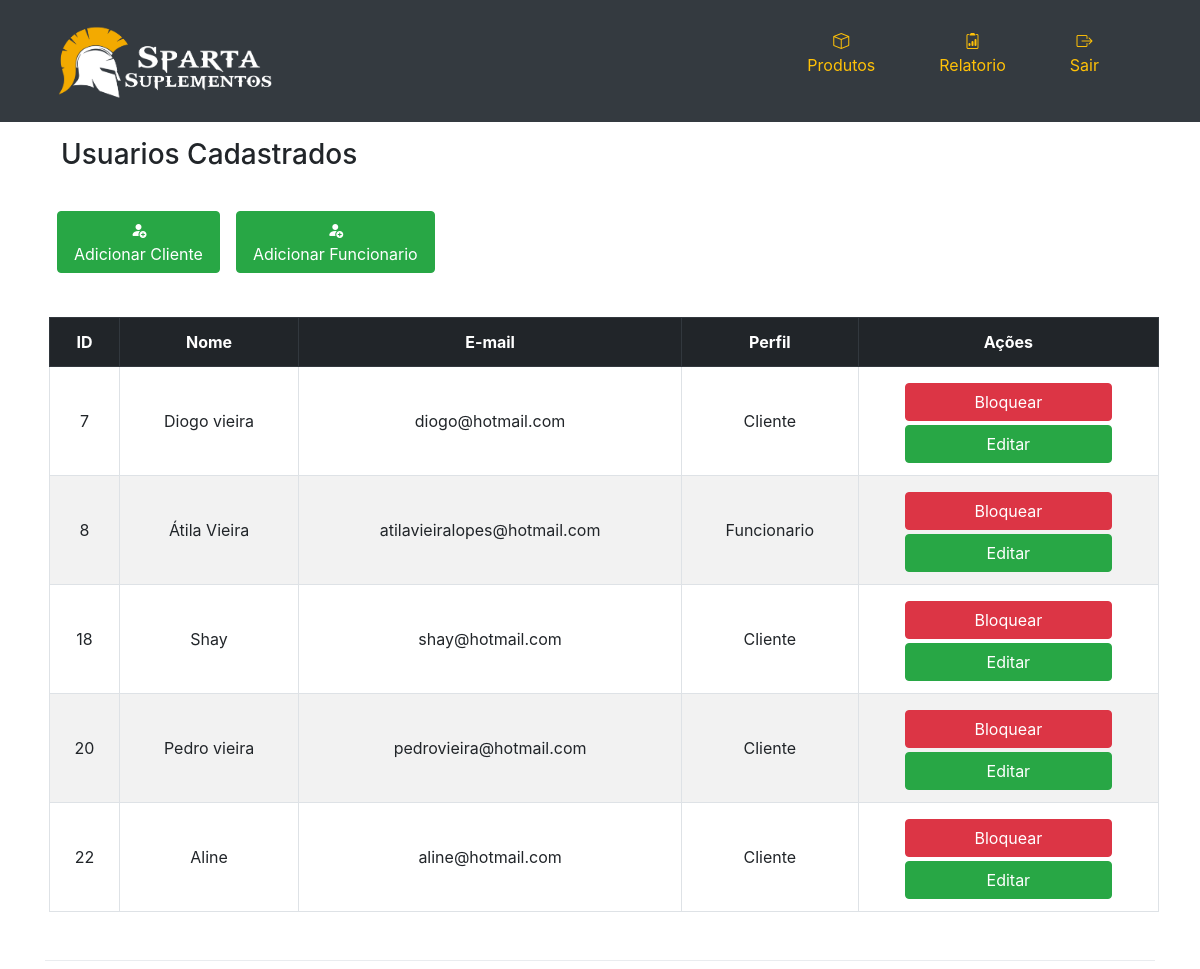
Page /adm/usuario_adm/usuarios.php on the earlier database version.
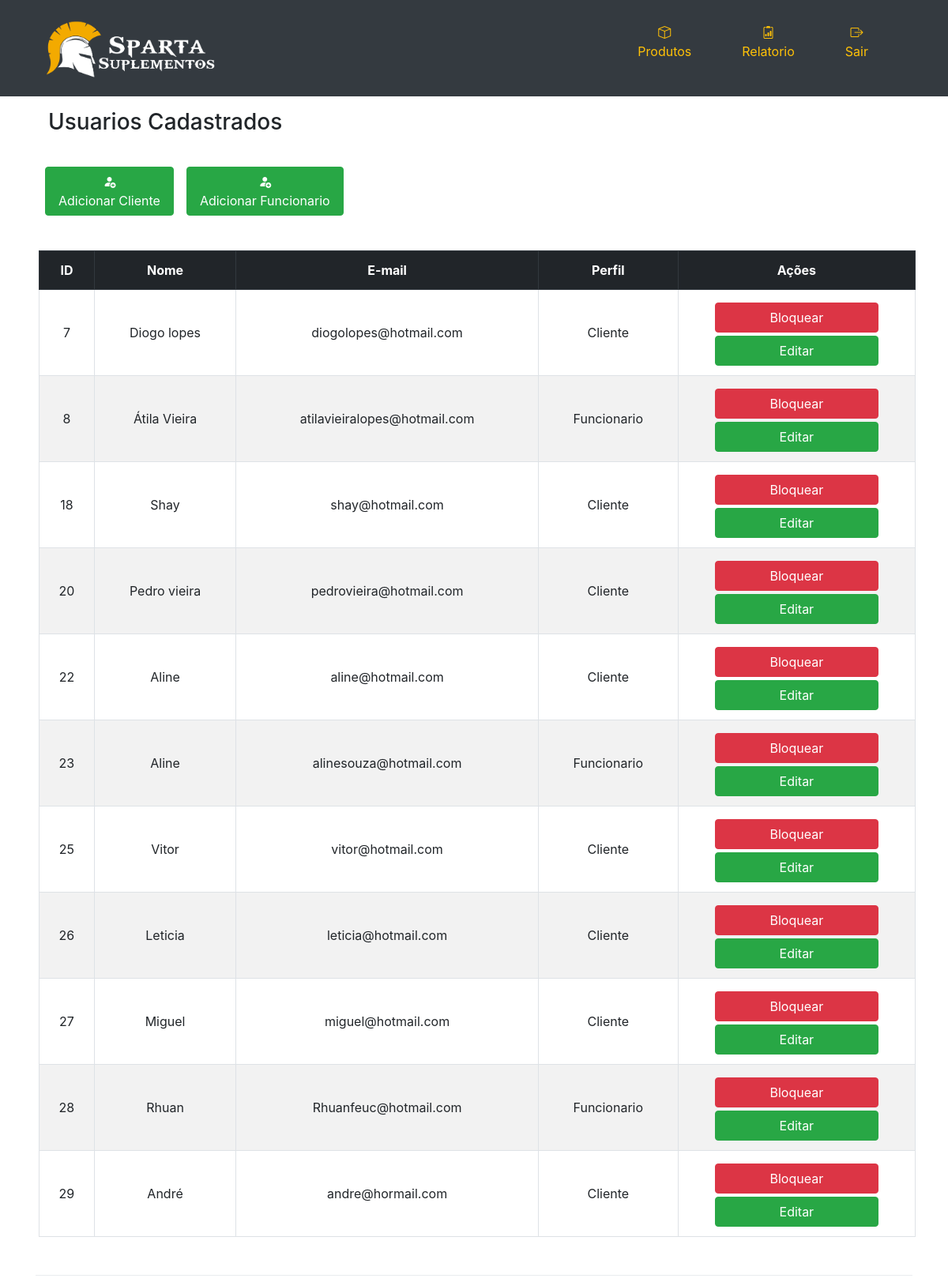
Same page on the later database version.
### tables this page shows
CREATE TABLE `usuario` (
  `usuario_id` int(11) NOT NULL,
  `nome` varchar(100) DEFAULT NULL,
  `email` varchar(100) DEFAULT NULL,
  `senha` int(100) DEFAULT NULL,
  `perfil` enum('cliente','funcionario') DEFAULT NULL,
  `bloqueado` tinyint(1) NOT NULL DEFAULT 0
);

### adm/usuario_adm/usuarios.php (the view, shortened to what this page needs)
<?php
include 'conexao.php';
$query = "SELECT * FROM usuario";
$result = $conn->query($query);
?>
<!DOCTYPE html>
<html lang="pt-br">
<head>
    <link rel="stylesheet" href="https://cdn.jsdelivr.net/npm/bootstrap@4.0.0/dist/css/bootstrap.min.css"
 />
    <link href="https://cdn.jsdelivr.net/npm/bootstrap-icons/font/bootstrap-icons.css" rel="stylesheet">
    <link rel="stylesheet" href="../../public/style.css">
</head>
<body>
    <nav class="navbar navbar-expand-md navbar-light bg-dark box-shadow">
        <div class="container">
            <a href="#" class="navbar-brand">
                <img class="imagem-login" src="../../img/Sparta Suplementos - Logo.png" alt="sparta" />
            </a>
            <div class="collapse navbar-collapse" id="navbarSupportedContent">
                <ul class="navbar-nav ml-auto">
                    <li class="nav-item mr-5">
                        <p class="text-center">
                            <a class="nav-link text-warning" href="../produto/lista_produtos.php">
                                <i class="bi-box" data-bs-toggle="tooltip" data-bs-placement="top"
                                    title="Produtos"></i><br>
                                Produtos</a>
                        </p>
                    </li>
                    <li class="nav-item mr-5">
                        <p class="text-center"> <a class="nav-link text-warning" href="../relatorio/relatorio.php">
                                <i class="bi bi-clipboard2-data" data-bs-toggle="tooltip" data-bs-placement="top"
                                    title="relatorio"></i><br>
                                Relatorio</a></p>
                    </li>
                    <li class="nav-item mr-5">
                        <p class="text-center"><a class="nav-link text-warning" href="../../index.php">
                                <i class="bi bi-box-arrow-right " data-bs-toggle="tooltip" data-bs-placement="top"
                                    title="Sair"></i><br>
                                Sair</a></p>
                    </li>
                </ul>
            </div>
        </div>
    </nav>
    <section class="container">
        <h3 class=" m-3">Usuarios Cadastrados</h3>
        <div class="d-flex">
            <div class="m-2">
                <p><a class="btn btn-success mt-3 m-1 w-100" href="adicionar_cliente.php"><i
                            class="bi bi-person-fill-add" data-bs-toggle="tooltip" data-bs-placement="top"
                            title="Cliente"></i><br>
                        Adicionar Cliente</a></p>
            </div>
            <div class="m-2">
                <p><a class="btn btn-success mt-3 m-1 w-100" href="adicionar_funcionario.php"><i
                            class="bi bi-person-fill-add" data-bs-toggle="tooltip" data-bs-placement="top"
                            title="Funcionario"></i><br>
                        Adicionar Funcionario</a></p>
            </div>
        </div>
        <table class="table mt-3 m-1 table-striped table-hover table-bordered text-center ">
            <tr class="thead-dark ">
                <th>ID</th>
                <th>Nome</th>
                <th>E-mail</th>
                <th>Perfil</th>
                <th>Ações</th>
            </tr>
            <?php while ($row = $result->fetch_assoc()): ?>
    <tr>
        <td class="align-middle">
            <?php echo $row['usuario_id']; ?>
        </td>
        <td class="align-middle">
            <?php echo ucfirst($row['nome']); ?>
        </td>
        <td class="align-middle">
            <?php echo $row['email']; ?>
        </td>
        <td class="align-middle">
            <?php echo ucfirst($row['perfil']); ?>
        </td>
        <td>
            <?php if ($row['bloqueado'] == 0): ?>
                <a class="btn w-75 btn-danger mt-1"
                    href="bloquear.php?usuario_id=<?php echo $row['usuario_id']; ?>">Bloquear</a>
                    <a class="btn w-75 btn-success mt-1"
                href="editar_cliente.php?usuario_id=<?php echo $row['usuario_id']; ?>">Editar</a>
            <?php else: ?>
                    <a class="btn w-75 btn-warning mt-1"
                    href="desbloquear.php?usuario_id=<?php echo $row['usuario_id']; ?>">Desbloquear</a>
            <?php endif; ?>
        </td>
    </tr>
<?php endwhile; ?>
        </table>
        <div class="dropdown-divider mt-5"></div>
    </section>
</body>
</html>

Differences in the rows shown:
changed usuario id 7: nome "Diogo vieira" → "Diogo lopes"; email "diogo@hotmail.com" → "diogolopes@hotmail.com"
added usuario: usuario_id "23", nome "Aline", email "alinesouza@hotmail.com", perfil "Funcionario"
added usuario: usuario_id "25", nome "Vitor", email "vitor@hotmail.com", perfil "Cliente"
added usuario: usuario_id "26", nome "Leticia", email "leticia@hotmail.com", perfil "Cliente"
added usuario: usuario_id "27", nome "Miguel", email "miguel@hotmail.com", perfil "Cliente"
added usuario: usuario_id "28", nome "Rhuan", email "Rhuanfeuc@hotmail.com", perfil "Funcionario"
added usuario: usuario_id "29", nome "André", email "andre@hormail.com", perfil "Cliente"
